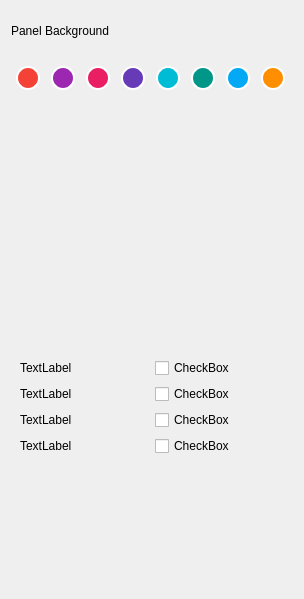
<?xml version="1.0" encoding="UTF-8"?>
<ui version="4.0">
 <class>Form</class>
 <widget class="QWidget" name="Form">
  <property name="geometry">
   <rect>
    <x>0</x>
    <y>0</y>
    <width>304</width>
    <height>599</height>
   </rect>
  </property>
  <property name="windowTitle">
   <string>Form</string>
  </property>
  <property name="styleSheet">
   <string notr="true">QFrame{ border: 0px solid;}

#panelsBackground QPushButton{
	border: 2px solid #fff;
	border-radius: 12px;
}

#pushButton_1{
	background: #f44336;
}

#pushButton_2{
	background: #9c27b0 ;
}

#pushButton_3{
	background: #e91e63 ;
}

#pushButton_3{
	background: #e91e63 ;
}

#pushButton_4{
	background: #673ab7  ;
}

#pushButton_5{
	background: #00bcd4  ;
}

#pushButton_6{
	background: #009688  ;
}

#pushButton_7{
	background: #03a9f4  ;
}

#pushButton_8{
	background: #ff8f00  ;
}

#pushButton_9{
	background: #5d4037  ;
}

</string>
  </property>
  <layout class="QVBoxLayout" name="verticalLayout">
   <item>
    <widget class="QLabel" name="label_5">
     <property name="maximumSize">
      <size>
       <width>16777215</width>
       <height>40</height>
      </size>
     </property>
     <property name="text">
      <string>Panel Background</string>
     </property>
    </widget>
   </item>
   <item>
    <widget class="QFrame" name="panelsBackground">
     <property name="maximumSize">
      <size>
       <width>16777215</width>
       <height>40</height>
      </size>
     </property>
     <property name="styleSheet">
      <string notr="true"/>
     </property>
     <property name="frameShape">
      <enum>QFrame::StyledPanel</enum>
     </property>
     <property name="frameShadow">
      <enum>QFrame::Raised</enum>
     </property>
     <layout class="QHBoxLayout" name="horizontalLayout">
      <property name="spacing">
       <number>6</number>
      </property>
      <property name="leftMargin">
       <number>0</number>
      </property>
      <property name="rightMargin">
       <number>0</number>
      </property>
      <item>
       <widget class="QPushButton" name="pushButton_1">
        <property name="minimumSize">
         <size>
          <width>24</width>
          <height>24</height>
         </size>
        </property>
        <property name="maximumSize">
         <size>
          <width>24</width>
          <height>24</height>
         </size>
        </property>
        <property name="text">
         <string/>
        </property>
       </widget>
      </item>
      <item>
       <widget class="QPushButton" name="pushButton_2">
        <property name="minimumSize">
         <size>
          <width>24</width>
          <height>24</height>
         </size>
        </property>
        <property name="maximumSize">
         <size>
          <width>24</width>
          <height>24</height>
         </size>
        </property>
        <property name="text">
         <string/>
        </property>
       </widget>
      </item>
      <item>
       <widget class="QPushButton" name="pushButton_3">
        <property name="minimumSize">
         <size>
          <width>24</width>
          <height>24</height>
         </size>
        </property>
        <property name="maximumSize">
         <size>
          <width>24</width>
          <height>24</height>
         </size>
        </property>
        <property name="text">
         <string/>
        </property>
       </widget>
      </item>
      <item>
       <widget class="QPushButton" name="pushButton_4">
        <property name="minimumSize">
         <size>
          <width>24</width>
          <height>24</height>
         </size>
        </property>
        <property name="maximumSize">
         <size>
          <width>24</width>
          <height>24</height>
         </size>
        </property>
        <property name="text">
         <string/>
        </property>
       </widget>
      </item>
      <item>
       <widget class="QPushButton" name="pushButton_5">
        <property name="minimumSize">
         <size>
          <width>24</width>
          <height>24</height>
         </size>
        </property>
        <property name="maximumSize">
         <size>
          <width>24</width>
          <height>24</height>
         </size>
        </property>
        <property name="text">
         <string/>
        </property>
       </widget>
      </item>
      <item>
       <widget class="QPushButton" name="pushButton_6">
        <property name="minimumSize">
         <size>
          <width>24</width>
          <height>24</height>
         </size>
        </property>
        <property name="maximumSize">
         <size>
          <width>24</width>
          <height>24</height>
         </size>
        </property>
        <property name="text">
         <string/>
        </property>
       </widget>
      </item>
      <item>
       <widget class="QPushButton" name="pushButton_7">
        <property name="minimumSize">
         <size>
          <width>24</width>
          <height>24</height>
         </size>
        </property>
        <property name="maximumSize">
         <size>
          <width>24</width>
          <height>24</height>
         </size>
        </property>
        <property name="text">
         <string/>
        </property>
       </widget>
      </item>
      <item>
       <widget class="QPushButton" name="pushButton_8">
        <property name="minimumSize">
         <size>
          <width>24</width>
          <height>24</height>
         </size>
        </property>
        <property name="maximumSize">
         <size>
          <width>24</width>
          <height>24</height>
         </size>
        </property>
        <property name="text">
         <string/>
        </property>
       </widget>
      </item>
     </layout>
    </widget>
   </item>
   <item>
    <widget class="QFrame" name="frame_2">
     <property name="frameShape">
      <enum>QFrame::StyledPanel</enum>
     </property>
     <property name="frameShadow">
      <enum>QFrame::Raised</enum>
     </property>
    </widget>
   </item>
   <item alignment="Qt::AlignTop">
    <widget class="QFrame" name="frame">
     <property name="styleSheet">
      <string notr="true"/>
     </property>
     <property name="frameShape">
      <enum>QFrame::StyledPanel</enum>
     </property>
     <property name="frameShadow">
      <enum>QFrame::Raised</enum>
     </property>
     <layout class="QGridLayout" name="gridLayout">
      <item row="0" column="0">
       <widget class="QLabel" name="label">
        <property name="text">
         <string>TextLabel</string>
        </property>
       </widget>
      </item>
      <item row="0" column="1">
       <widget class="AnimatedCheck" name="checkBox">
        <property name="text">
         <string>CheckBox</string>
        </property>
       </widget>
      </item>
      <item row="1" column="0">
       <widget class="QLabel" name="label_2">
        <property name="text">
         <string>TextLabel</string>
        </property>
       </widget>
      </item>
      <item row="1" column="1">
       <widget class="AnimatedCheck" name="checkBox_2">
        <property name="text">
         <string>CheckBox</string>
        </property>
       </widget>
      </item>
      <item row="2" column="0">
       <widget class="QLabel" name="label_3">
        <property name="text">
         <string>TextLabel</string>
        </property>
       </widget>
      </item>
      <item row="2" column="1">
       <widget class="AnimatedCheck" name="checkBox_3">
        <property name="text">
         <string>CheckBox</string>
        </property>
       </widget>
      </item>
      <item row="3" column="0">
       <widget class="QLabel" name="label_4">
        <property name="text">
         <string>TextLabel</string>
        </property>
       </widget>
      </item>
      <item row="3" column="1">
       <widget class="AnimatedCheck" name="checkBox_4">
        <property name="text">
         <string>CheckBox</string>
        </property>
       </widget>
      </item>
     </layout>
    </widget>
   </item>
  </layout>
 </widget>
 <customwidgets>
  <customwidget>
   <class>AnimatedCheck</class>
   <extends>QCheckBox</extends>
   <header location="global">gui/widgets/animated_check/animated_check</header>
  </customwidget>
 </customwidgets>
 <resources/>
 <connections/>
</ui>
